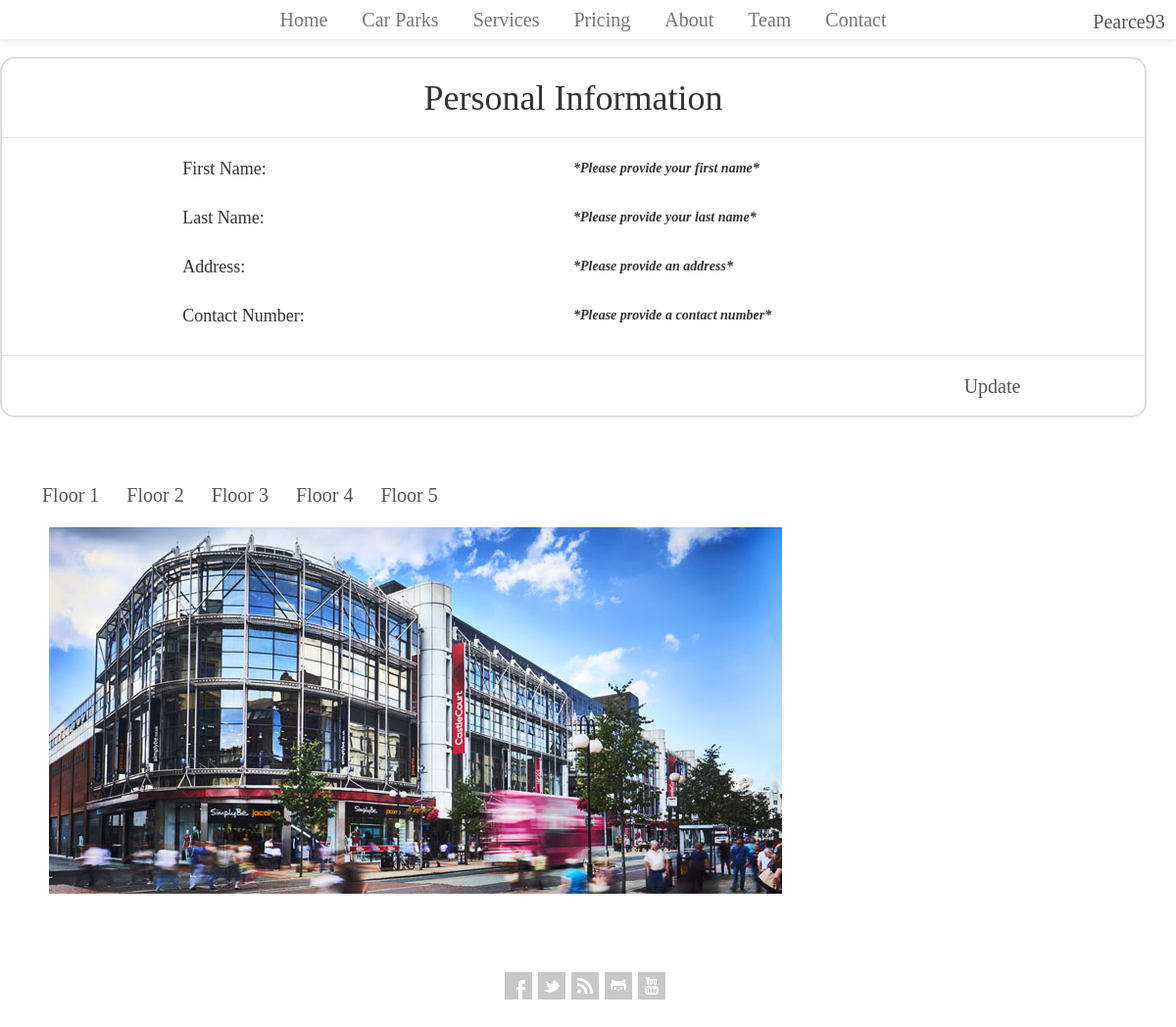
Screenshot of /admin.php (signed in) with the database file from the repository.
### tables this page shows
CREATE TABLE `user` (
  `UserID` int(20) NOT NULL,
  `Username` varchar(20) NOT NULL,
  `EmailAddress` varchar(255) NOT NULL,
  `Password` varchar(255) NOT NULL,
  `CreationDate` datetime NOT NULL DEFAULT CURRENT_TIMESTAMP,
  `UserTypeID` int(11) DEFAULT '2',
  `FirstName` varchar(255) NOT NULL DEFAULT '',
  `LastName` varchar(255) NOT NULL DEFAULT '',
  `Address` varchar(255) NOT NULL DEFAULT '',
  `ContactNumber` varchar(11) NOT NULL DEFAULT ''
);

### scripts/php/AP_Functions.php (the view, shortened to what this page needs)
<?php
	function getHeadTag(){
		echo "<link rel='shortcut icon' type='image/png' href='img/icons/favicon.ico'/>
			<meta charset='utf-8'>
			<meta name='description' content='Accelerated Parking by Pearce Feeley'/>
			<meta name='keywords' content='Parking, Booking, Belfast, Quick, Easy' />
			<meta name='author' content='Pearce Feeley'/>
			<meta name='viewport' content='width=device-width, initial-scale=1, maximum-scale=1'>
		    <link rel='stylesheet' type='text/css' media='all' href='http://ajax.googleapis.com/ajax/libs/jqueryui/1.7.2/themes/smoothness/jquery-ui.css'/>
			<link rel='stylesheet' href='https://cdnjs.cloudflare.com/ajax/libs/font-awesome/4.7.0/css/font-awesome.min.css'>
		    <link href='css/bootstrap.min.css' rel='stylesheet'>
		    <link href='css/bootstrap-responsive.min.css' rel='stylesheet'>
			<link href='css/style.css' rel='stylesheet'>
			<link href='css/slider1.css' rel='stylesheet'>
			<link href='css/slider2.css' rel='stylesheet'>
			<link href='css/slider3.css' rel='stylesheet'>
			<link href='css/jquery.datetimepicker.min.css' rel='stylesheet'>
			<link rel='stylesheet' type='text/css' href='http://fonts.googleapis.com/css?family=Droid+Sans:400,700'>
			<link rel='stylesheet' type='text/css' href='http://fonts.googleapis.com/css?family=Droid+Serif'>
			<link rel='stylesheet' type='text/css' href='http://fonts.googleapis.com/css?family=Boogaloo'>
			<link rel='stylesheet' type='text/css' href='http://fonts.googleapis.com/css?family=Economica:700,400italic'>
		    <link href='css/container.css' rel='stylesheet'>
		    <link href='css/parking-spaces.css' rel='stylesheet'>
		    <link rel='stylesheet' href='https://cdn.datatables.net/1.10.16/css/jquery.dataTables.min.css'>
		";
	}
	function getNavBar(){
		global $Username;
		global $db;
		if(isset($_SESSION['UserID'])){
			$user_id = $_SESSION['UserID'];
			$adminCheck = "";
			$sql = "SELECT UserTypeID FROM User WHERE UserID = $user_id AND UserTypeID = 1";
			$result = $db->query($sql);
			if ($result->num_rows > 0) {
				$adminCheck = "<li><a href='admin.php'>Admin</a></li>";
			}
		}
		if(!loggedIn()){
			$userSignIn = "<li><a href='signin.php' class='home'>Sign In</a> | <a href='register.php' class='home'>Register</a></li>";
		}else{
			$userSignIn = "<li class='dropdown'>
								<a href='#' class='dropdown-toggle' data-toggle='dropdown' role='button' aria-haspopup='true' aria-expanded='false'>" . $Username . "</a>
								<ul class='dropdown-menu'>
									<li><a href='account.php' class='home'>My Account</a></li>
									<li><a href='quickBook.php'>Quick Book</a></li>". $adminCheck .
									"<li><a href='logout.php'>Logout</a></li>
								</ul>
							</li>";
		}
		echo "
			<style type='text/css'>
				body{
					font-family: 'Crimson Text', serif !important;
					font-size: 20px;
				}
				.home{
					font-family: 'Crimson Text', serif !important;
					font-size: 20px;
				}
			</style>
			<div class='container'>
				<div class='row-fluid'>
					<div class='navigation'>
						<div class='navbar navbar-fixed-top'>
							<div class='navbar-inner'>
								<a class='btn btn-navbar btnOverlay' data-toggle='collapse' data-target='.nav-collapse'>
								menu
								</a>
								<div class='nav-collapse collapse'>
									<ul class='nav'>
										<li><a href='index.php' class='home'>Home</a></li>
										<li class='dropdown'>
											<a href='#' class='dropdown-toggle' data-toggle='dropdown' role='button' aria-haspopup='true' aria-expanded='false'>Car Parks</a>
											<ul class='dropdown-menu'>
												<li><a href='citySide.php'>City Side</a></li>
												<li><a href='castleCourt.php'>Castle Court</a></li>
												<li><a href='victoriaSquare.php'>Victoria Square</a></li>
												<li><a href='sseArena.php'>SSE</a></li>
												<li><a href='titanic.php'>Titanic</a></li>
											</ul>
										</li>
										<li><a href='services.php' class='services'>Services</a></li>
										<li><a href='pricing.php' class='pricing'>Pricing</a></li>
										<li><a href='about.php' class='about'>About</a></li>
										<li><a href='team.php' class='team'>Team</a></li>
										<li><a href='contact.php' class='contact'>Contact</a></li>
									</ul>
									<ul class='nav-right'>"
										. $userSignIn .
									"</ul>
								</div>
							</div>
						</div>
					</div>
				</div>
			</div>
			";
	}
	function getFooter(){
		echo "
		<footer>
			<div id='social'>
				<a href='https://www.facebook.com/pearce.feeley' rel='tooltip' title='Facebook' class='facebook' target='https://www.facebook.com/pearce.feeley'>Facebook</a>
				<a href='https://twitter.com/pearcefeeley' rel='tooltip' title='Twitter' class='twitter' target='https://twitter.com/pearcefeeley'>Twitter</a>
				<a href='http://BootstrapMaster.com/feed/' rel='tooltip' title='RSS' class='rss' target='https://www.rss.com/''>RSS</a>
				<a href='#' rel='tooltip' title='Github' class='github' target='https://github.com/''>Github</a>
				<a href='#' rel='tooltip' title='YouTube' class='youtube' target='https://www.youtube.com/''>YouTube</a>
			</div>
		</footer>";
	}
	function getScripts(){
		getFooter();
	}
	function getUserFirstName(){
		global $db;
		$user_id = $_SESSION['UserID'];
		$sql = "SELECT * FROM user WHERE UserID = $user_id";
		$result = $db->query($sql);
		if ($result->num_rows > 0) {
			while($row = $result->fetch_assoc()) {
				if(empty($row["FirstName"])){
					echo "<p class='missingInfo'>*Please provide your first name*</p>";
				}else{
					echo "<tr>
						<td>".$row["FirstName"]."</td>
						</tr>";
				}
			}
		}else{
			echo "<tr>
						<td></td>
						</tr>";
		}
	}
	function getUserLastName(){
		global $db;
		$user_id = $_SESSION['UserID'];
		$sql = "SELECT LastName FROM user WHERE UserID = $user_id";
		$result = $db->query($sql);
		if ($result->num_rows > 0) {
			while($row = $result->fetch_assoc()) {
				if(empty($row["LastName"])){
					echo "<p class='missingInfo'>*Please provide your last name*</p>";
				}else{
					echo "<tr>
						<td>".$row["LastName"]."</td>
						</tr>";
				}
			}
		}else{
			echo "<tr>
					<td></td>
					</tr>";
		}
	}
	function getUserAddress(){
		global $db;
		$user_id = $_SESSION['UserID'];
		$sql = "SELECT Address FROM user WHERE UserID = $user_id";
		$result = $db->query($sql);
		if ($result->num_rows > 0) {
			while($row = $result->fetch_assoc()) {
				if(empty($row["Address"])){
					echo "<p class='missingInfo'>*Please provide an address*</p>";
				}else{
					echo "<tr>
						<td>".$row["Address"]."</td>
						</tr>";
				}
			}
		}else{
			echo "<tr>
					<td></td>
					</tr>";
		}
	}
	function getUserContactNumber(){
		global $db;
		$user_id = $_SESSION['UserID'];
		$sql = "SELECT ContactNumber FROM user WHERE UserID = $user_id";
		$result = $db->query($sql);
		if ($result->num_rows > 0) {
			while($row = $result->fetch_assoc()) {
				if(empty($row["ContactNumber"])){
					echo "<p class='missingInfo'>*Please provide a contact number*</p>";
				}else{
					echo "<tr>
						<td>".$row["ContactNumber"]."</td>
						</tr>";
				}
			}
		}else{
			echo "<tr>
					<td></td>
					</tr>";
		}
	}
	function loggedIn(){
		if(isset($_SESSION['UserID']) && $_SESSION['UserID'] > 0){
			return true;
		}else{
			return false;
		}
	}
	if(isset($_SESSION['UserID'])){
		$user_id = $_SESSION['UserID'];
		$sql = "SELECT * FROM user WHERE UserID = $user_id";
		$result = $db->query($sql);
		$user = $result->fetch_assoc();
		$Username = $user['Username'];
	}
	function getCarPark($CarParkID){
				global $db;
				if(isset($_SESSION['UserID'])){
					$sql = "SELECT DISTINCT FloorNumber FROM space WHERE CarParkID = $CarParkID";
					$result = $db->query($sql);
					if ($result->num_rows > 0) {
						echo "
	  						<ul class='nav nav-tabs topMargin'>";
						while($row = $result->fetch_assoc()) {
							echo "<li><a data-toggle='tab' href='#floor".$row["FloorNumber"]."'>Floor ".$row["FloorNumber"]."</a></li>";
						};
						echo "</ul>";
						$sql = "SELECT DISTINCT FloorNumber FROM space WHERE CarParkID = $CarParkID";
						$result = $db->query($sql);
						if($result->num_rows > 0) {
							echo "<div class='tab-content'>
								<div id='floor" . $row["FloorNumber"] . "' class='tab-pane active in home'>
									<img class='img-responsive' src='img/carparks/CastleCourt.jpg' alt='Castle Court Shopping Center Image' />
								</div>";
							echo "</div>";
						}
					}else{
						echo "Error";
					}
				}else{
					echo "Log in";
				}
	}
?>

### admin.php (shortened to what this page needs)
<?php
  include_once("scripts/php/AP_Functions.php")
?>
<!DOCTYPE html>
<html lang="en">
  <head>
    <?php getHeadTag() ?>
  </head>
  <body>
    <header>
      <?php getNavBar() ?>
    </header>
    <div class="container topMargin">
      <div class="row">
            <div class=" registrationBox bottomMargin">
              <h1 class="text-center topMargin">Personal Information</h1>
              <hr>
              <div class="row topMargin">
                <div class="col-lg-offset-2 col-lg-3">
                  <label>First Name: </label>
                </div>
                <div class="col-lg-offset-1 col-lg-4">
                  <?php getUserFirstName() ?>
                </div>
              </div>
              <div class="row topMargin bottomMargin">
                <div class="col-lg-offset-2 col-lg-3">
                  <label>Last Name: </label>
                </div>
                <div class="col-lg-offset-1 col-lg-4">
                  <?php getUserLastName() ?>
                </div>
              </div>
              <div class="row topMargin bottomMargin">
                <div class="col-lg-offset-2 col-lg-3">
                  <label>Address: </label>
                </div>
                <div class="col-lg-offset-1 col-lg-5">
                  <?php getUserAddress() ?>
                </div>
              </div>
              <div class="row topMargin bottomMargin">
                <div class="col-lg-offset-2 col-lg-3">
                  <label>Contact Number: </label>
                </div>
                <div class="col-lg-offset-1 col-lg-4">
                  <?php getUserContactNumber() ?>
                </div>
              </div>
              <hr/>
              <div class="row topMargin bottomMargin">
                <div class="col-lg-offset-10 col-lg-2">
                  <a href="" data-toggle="modal" data-target="#updatePersonalDetails">Update</a>
                </div>
              </div>
            </div>
      </div>
    </div>
    <div class="carPark container topMargin">
      <?php getCarPark('2'); ?>
    </div>
    <?php getScripts() ?>
</body>
</html>

### css/style.css (style rules this page uses)
body { font-family: 'Crimson Text', serif !important; background: #fff; color: #888888; font-size: 12px; }
h1, h2, h3, h4, h5, h6 { font-family: 'Crimson Text', serif !important; font-weight: normal !important; margin: 0; padding: 0; }
h1 { font-size: 36px; line-height: 40px; }
hr { margin: 20px 0; border: 0; border-top: 1px solid #e7e7e7; border-bottom: 1px solid #fefefe; }
a { color: #080808; }
ul, ol { margin: 0; }
ul { list-style: none outside; }
header { height: 50px !important; background: rgba(255,255,255,1) !important; -webkit-box-shadow: 0px 1px 1px rgba(0,0,0,.35); -moz-box-shadow: 0px 1px 1px rgba(0,0,0,.35); box-shadow: 0px 1px 1px rgba(0,0,0,.35); }
.nav-collapse.collapse { height: auto \9 !important; overflow: visible \9 !important; position: relative; z-index: 9999; background-color: white; }
.navigation { padding: 6px; height: 38px !important; margin: 0 auto; width: 100%; text-align: center; }
.navbar-fixed-top .navbar-inner { background: rgba(255,255,255,.8) !important; }
.navbar, .navbar-inner, .nav, .navbar-inverse { background: transparent !important; filter: none !important; border: none; -webkit-box-shadow: none; -moz-box-shadow: none; box-shadow: none; padding: 0px; margin: 0px; text-align: center; }
.navbar .nav, .navbar .nav > li { float:none; display:inline-block; *display:inline; *zoom:1; vertical-align: top; }
.tab-content { padding: 60px 20px 20px 20px; }
footer { padding: 40px 0px; text-align: center; }
footer #social { margin: 20px auto 0px auto; display: inline-block; text-align: center; }
.nav-right { top: 12px; position: absolute; left: 90%; width: 12%; }
header { display: initial !important; }
.registrationBox { border-color: #80808012; border: 2px solid #9c9c9c57; border-radius: 15px; }
.btn, label { font-family: 'Crimson Text', serif !important; font-size: 18px; }
.navbar .nav>li>a { text-shadow: none !important; }
.missingInfo { font-size: 14px; font-style: italic; font-weight: bold; }
.carPark .tab-content { padding: 15px 20px 20px 20px; }

### css/slider2.css (style rules this page uses)
html { height: 100%; }
*, *:after, *:before { -webkit-box-sizing: border-box; -moz-box-sizing: border-box; box-sizing: border-box; padding: 0; margin: 0; }
body { font-family: 'Lato', Calibri, Arial, sans-serif; background: #fff; font-weight: 300; font-size: 15px; color: #333; -webkit-font-smoothing: antialiased; }
a { color: #555; text-decoration: none; }
.container { width: 100%; position: relative; }

### css/container.css (style rules this page uses)
.container { padding-right: 15px; padding-left: 15px; margin-right: auto; margin-left: auto; }
@media (min-width: 768px) { .container { width: 750px; } }
@media (min-width: 992px) { .container { width: 970px; } }
@media (min-width: 1200px) { .container { width: 1170px; } }
.col-xs-1, .col-sm-1, .col-md-1, .col-lg-1, .col-xs-2, .col-sm-2, .col-md-2, .col-lg-2, .col-xs-3, .col-sm-3, .col-md-3, .col-lg-3, .col-xs-4, .col-sm-4, .col-md-4, .col-lg-4, .col-xs-5, .col-sm-5, .col-md-5, .col-lg-5, .col-xs-6, .col-sm-6, .col-md-6, .col-lg-6, .col-xs-7, .col-sm-7, .col-md-7, .col-lg-7, .col-xs-8, .col-sm-8, .col-md-8, .col-lg-8, .col-xs-9, .col-sm-9, .col-md-9, .col-lg-9, .col-xs-10, .col-sm-10, .col-md-10, .col-lg-10, .col-xs-11, .col-sm-11, .col-md-11, .col-lg-11, .col-xs-12, .col-sm-12, .col-md-12, .col-lg-12 { position: relative; min-height: 1px; padding-right: 15px; padding-left: 15px; }
@media (min-width: 1200px) { .col-lg-1, .col-lg-2, .col-lg-3, .col-lg-4, .col-lg-5, .col-lg-6, .col-lg-7, .col-lg-8, .col-lg-9, .col-lg-10, .col-lg-11, .col-lg-12 { float: left; } }
@media (min-width: 1200px) { .col-lg-5 { width: 41.66666667%; } }
@media (min-width: 1200px) { .col-lg-4 { width: 33.33333333%; } }
@media (min-width: 1200px) { .col-lg-3 { width: 25%; } }
@media (min-width: 1200px) { .col-lg-2 { width: 16.66666667%; } }
@media (min-width: 1200px) { .col-lg-offset-10 { margin-left: 83.33333333%; } }
@media (min-width: 1200px) { .col-lg-offset-2 { margin-left: 16.66666667%; } }
@media (min-width: 1200px) { .col-lg-offset-1 { margin-left: 8.33333333%; } }
.topMargin { margin-top: 20px; }
.bottomMargin { margin-bottom: 20px; }

### scripts/php/AP_Functions.php (style rules this page uses)
body { font-family: 'Crimson Text', serif !important; font-size: 20px; }
.home { font-family: 'Crimson Text', serif !important; font-size: 20px; }

### rows the page displays
user: Username "Pearce93", FirstName "*Please provide your first name*", LastName "*Please provide your last name*", Address "*Please provide an address*", ContactNumber "*Please provide a contact number*"

### other values shown
$row["FloorNumber"] "1"
$row["FloorNumber"] "2"
$row["FloorNumber"] "3"
$row["FloorNumber"] "4"
$row["FloorNumber"] "5"
